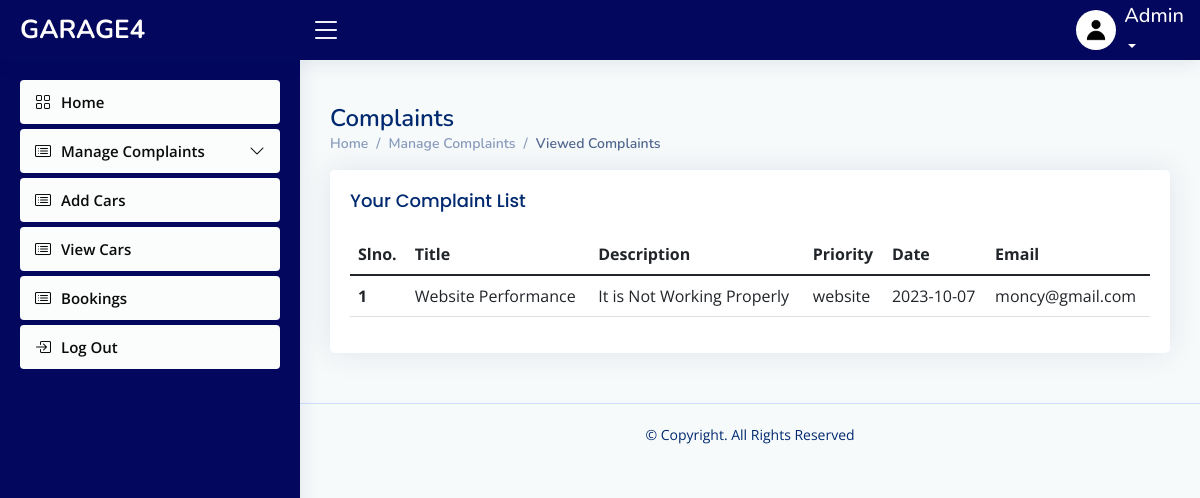
Page /admin/viewedcomplaint.php on the committed database.
### tables this page shows
CREATE TABLE `complaint` (
  `complaint_id` int(30) NOT NULL,
  `title` varchar(40) NOT NULL,
  `description` varchar(200) NOT NULL,
  `type` varchar(10) NOT NULL,
  `date` date NOT NULL,
  `email_id` varchar(50) NOT NULL,
  `reply` varchar(10) NOT NULL,
  `message` varchar(60) NOT NULL
);

### connect.php (called while the page is built, shortened)
<?php
$dbname="garage4";
$conn=mysqli_connect("localhost","root","",$dbname);
function select_data($sql)
{
  global $conn;
  $res = mysqli_query($conn, $sql);
  if ($res)
    return $res;
  else
    return False;
}
?>

### admin/viewedcomplaint.php (the view, shortened to what this page needs)
<?php
include("header.php");
?>
  <main id="main" class="main">
    <div class="pagetitle">
      <h1>Complaints</h1>
      <nav>
        <ol class="breadcrumb">
        <li class="breadcrumb-item"><a href="activeuser.php">Home</a></li>
          <li class="breadcrumb-item">Manage Complaints</a></li>
          <li class="breadcrumb-item active">Viewed Complaints</li>
        </ol>
      </nav>
    </div>
    <div class="card">
          <div class="card-body">
            <h5 class="card-title">
            Your Complaint List
            </h5>
    <section class="section dashboard">
      <div class="row">
      <section class="section">
      <div class="row">
        <div class="col-lg-12">
              <table class="table datatable">
                <thead>
                  <tr>
                    <th scope="col">Slno.</th>
                    <th scope="col">Title</th>
                    <th scope="col">Description</th>
                    <th scope="col">Priority</th>
                    <th scope="col">Date</th>
                    <th scope="col">Email</th>
                  </tr>
                </thead>
                <tbody>
                <?php
               $sql = "SELECT * FROM complaint where  reply='1' ";
                $data=select_data($sql);
                $n=1;
                while ($row = mysqli_fetch_assoc($data)) {
                  ?>
                  <tr>
                  <th scope='row'><?php echo $n++; ?></th>
                 <td><?php echo  $row['title'] ?></td>
                 <td> <?php echo $row['description'] ?></td>
                 <td><?php echo $row['type'] ?></td>
                 <td><?php echo $row['date']?></td>
                 <td> <?php echo $row['email_id']  ?></td>
                  <?php
                  }
                  ?>
                </tbody>
              </table>
            </div>
          </div>
        </div>
      </div>
  </main>

### admin/assets/css/styleeee.css (style rules this page uses)
:root { scroll-behavior: smooth; }
body { font-family: "Open Sans", sans-serif; background: #f7fafa; color: #444444; }
a { color: #4154f1; text-decoration: none; }
h1, h2, h3, h4, h5, h6 { font-family: "Nunito", sans-serif; }
#main { margin-top: 60px; padding: 20px 30px; transition: all 0.3s; }
.pagetitle { margin-bottom: 10px; }
.pagetitle h1 { font-size: 24px; margin-bottom: 0; font-weight: 600; color: #012970; }
.card { margin-bottom: 30px; border: none; border-radius: 5px; box-shadow: 0px 0 30px rgba(1, 41, 112, 0.1); }
.card-title { padding: 20px 0 15px 0; font-size: 18px; font-weight: 500; color: #012970; font-family: "Poppins", sans-serif; }
.card-body { padding: 0 20px 20px 20px; }
.breadcrumb { font-size: 14px; font-family: "Nunito", sans-serif; color: #899bbd; font-weight: 600; }
.breadcrumb a { color: #899bbd; transition: 0.3s; }
.breadcrumb .breadcrumb-item::before { color: #899bbd; }
.breadcrumb .active { color: #51678f; font-weight: 600; }
@media (min-width: 1200px) { #main, #footer { margin-left: 300px; } }
.footer { padding: 20px 0; font-size: 14px; transition: all 0.3s; border-top: 1px solid #cddfff; }
.footer .copyright { text-align: center; color: #012970; }
.footer .credits { padding-top: 5px; text-align: center; font-size: 13px; color: #012970; }

### rows in the picture
complaint: title "Website Performance", description "It is Not Working Properly", type "website", date "2023-10-07", email "moncy@gmail.com"
